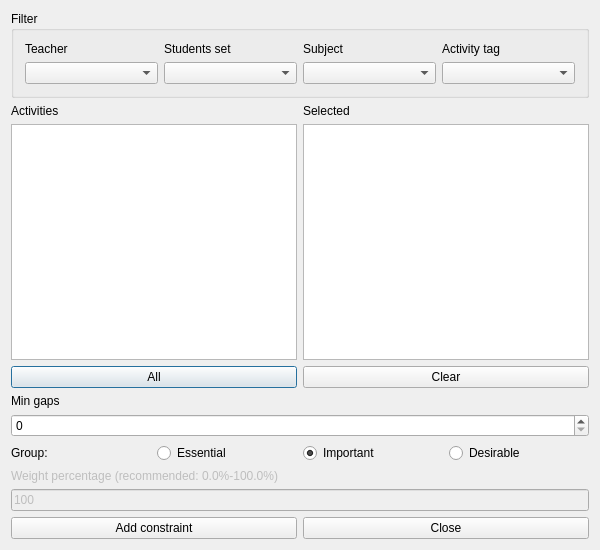
<?xml version="1.0" encoding="UTF-8"?>
<ui version="4.0">
 <class>AddConstraintMinGapsBetweenActivitiesForm_template</class>
 <widget class="QDialog" name="AddConstraintMinGapsBetweenActivitiesForm_template">
  <property name="geometry">
   <rect>
    <x>0</x>
    <y>0</y>
    <width>600</width>
    <height>550</height>
   </rect>
  </property>
  <property name="windowTitle">
   <string extracomment="This is the title of the dialog to add a new constraint of this type">Add min gaps between activities</string>
  </property>
  <layout class="QGridLayout" name="gridLayout_2">
   <item row="0" column="0">
    <widget class="QGroupBox" name="filterGroupBox">
     <property name="title">
      <string>Filter</string>
     </property>
     <layout class="QGridLayout" name="gridLayout">
      <item row="0" column="0">
       <widget class="QLabel" name="teachersTextLabel">
        <property name="text">
         <string>Teacher</string>
        </property>
        <property name="wordWrap">
         <bool>false</bool>
        </property>
       </widget>
      </item>
      <item row="0" column="1">
       <widget class="QLabel" name="studentsTextLabel">
        <property name="text">
         <string>Students set</string>
        </property>
        <property name="wordWrap">
         <bool>false</bool>
        </property>
       </widget>
      </item>
      <item row="0" column="2">
       <widget class="QLabel" name="subjectsTextLabel">
        <property name="text">
         <string>Subject</string>
        </property>
        <property name="wordWrap">
         <bool>false</bool>
        </property>
       </widget>
      </item>
      <item row="0" column="3">
       <widget class="QLabel" name="activityTagsTextLabel">
        <property name="text">
         <string>Activity tag</string>
        </property>
        <property name="wordWrap">
         <bool>false</bool>
        </property>
       </widget>
      </item>
      <item row="1" column="0">
       <widget class="QComboBox" name="teachersComboBox"/>
      </item>
      <item row="1" column="1">
       <widget class="QComboBox" name="studentsComboBox"/>
      </item>
      <item row="1" column="2">
       <widget class="QComboBox" name="subjectsComboBox"/>
      </item>
      <item row="1" column="3">
       <widget class="QComboBox" name="activityTagsComboBox"/>
      </item>
     </layout>
    </widget>
   </item>
   <item row="1" column="0">
    <layout class="QHBoxLayout" name="horizontalLayout">
     <item>
      <layout class="QVBoxLayout" name="verticalLayout_2">
       <item>
        <widget class="QLabel" name="activitiesTextLabel">
         <property name="frameShape">
          <enum>QFrame::NoFrame</enum>
         </property>
         <property name="frameShadow">
          <enum>QFrame::Plain</enum>
         </property>
         <property name="text">
          <string>Activities</string>
         </property>
         <property name="wordWrap">
          <bool>false</bool>
         </property>
        </widget>
       </item>
       <item>
        <widget class="QListWidget" name="activitiesListWidget"/>
       </item>
       <item>
        <widget class="QPushButton" name="addAllActivitiesPushButton">
         <property name="text">
          <string comment="Text on a button. It refers to adding all activities from the list above this button into the current constraint">All</string>
         </property>
        </widget>
       </item>
      </layout>
     </item>
     <item>
      <layout class="QVBoxLayout" name="verticalLayout">
       <item>
        <widget class="QLabel" name="selectedActivitiesTextLabel">
         <property name="frameShape">
          <enum>QFrame::NoFrame</enum>
         </property>
         <property name="frameShadow">
          <enum>QFrame::Plain</enum>
         </property>
         <property name="text">
          <string comment="It refers to a list of selected activities">Selected</string>
         </property>
         <property name="wordWrap">
          <bool>false</bool>
         </property>
        </widget>
       </item>
       <item>
        <widget class="QListWidget" name="selectedActivitiesListWidget"/>
       </item>
       <item>
        <widget class="QPushButton" name="clearPushButton">
         <property name="text">
          <string>Clear</string>
         </property>
        </widget>
       </item>
      </layout>
     </item>
    </layout>
   </item>
   <item row="2" column="0">
    <layout class="QGridLayout">
     <item row="1" column="0">
      <widget class="QSpinBox" name="minGapsSpinBox"/>
     </item>
     <item row="0" column="0">
      <widget class="QLabel" name="minGapsTextLabel">
       <property name="frameShape">
        <enum>QFrame::NoFrame</enum>
       </property>
       <property name="frameShadow">
        <enum>QFrame::Plain</enum>
       </property>
       <property name="text">
        <string comment="(Min gaps between a set of activities)">Min gaps</string>
       </property>
       <property name="wordWrap">
        <bool>false</bool>
       </property>
      </widget>
     </item>
    </layout>
   </item>
   <item row="3" column="0">
    <layout class="QHBoxLayout" name="horizontalLayout_4">
     <item>
      <widget class="QLabel" name="groupTextLabel">
       <property name="text">
        <string>Group:</string>
       </property>
      </widget>
     </item>
     <item>
      <widget class="QRadioButton" name="essentialRadioButton">
       <property name="text">
        <string>Essential</string>
       </property>
      </widget>
     </item>
     <item>
      <widget class="QRadioButton" name="importantRadioButton">
       <property name="text">
        <string>Important</string>
       </property>
       <property name="checked">
        <bool>true</bool>
       </property>
      </widget>
     </item>
     <item>
      <widget class="QRadioButton" name="desirableRadioButton">
       <property name="text">
        <string>Desirable</string>
       </property>
      </widget>
     </item>
    </layout>
   </item>
   <item row="4" column="0">
    <layout class="QVBoxLayout">
     <item>
      <widget class="QLabel" name="weightTextLabel">
       <property name="enabled">
        <bool>false</bool>
       </property>
       <property name="frameShape">
        <enum>QFrame::NoFrame</enum>
       </property>
       <property name="frameShadow">
        <enum>QFrame::Plain</enum>
       </property>
       <property name="text">
        <string>Weight percentage (recommended: 0.0%-100.0%)</string>
       </property>
       <property name="wordWrap">
        <bool>false</bool>
       </property>
      </widget>
     </item>
     <item>
      <widget class="QLineEdit" name="weightLineEdit">
       <property name="enabled">
        <bool>false</bool>
       </property>
       <property name="text">
        <string notr="true">100</string>
       </property>
      </widget>
     </item>
    </layout>
   </item>
   <item row="5" column="0">
    <layout class="QHBoxLayout">
     <item>
      <widget class="QPushButton" name="addConstraintPushButton">
       <property name="text">
        <string>Add constraint</string>
       </property>
      </widget>
     </item>
     <item>
      <widget class="QPushButton" name="closePushButton">
       <property name="text">
        <string>Close</string>
       </property>
      </widget>
     </item>
    </layout>
   </item>
  </layout>
 </widget>
 <layoutdefault spacing="6" margin="11"/>
 <resources/>
 <connections/>
</ui>
